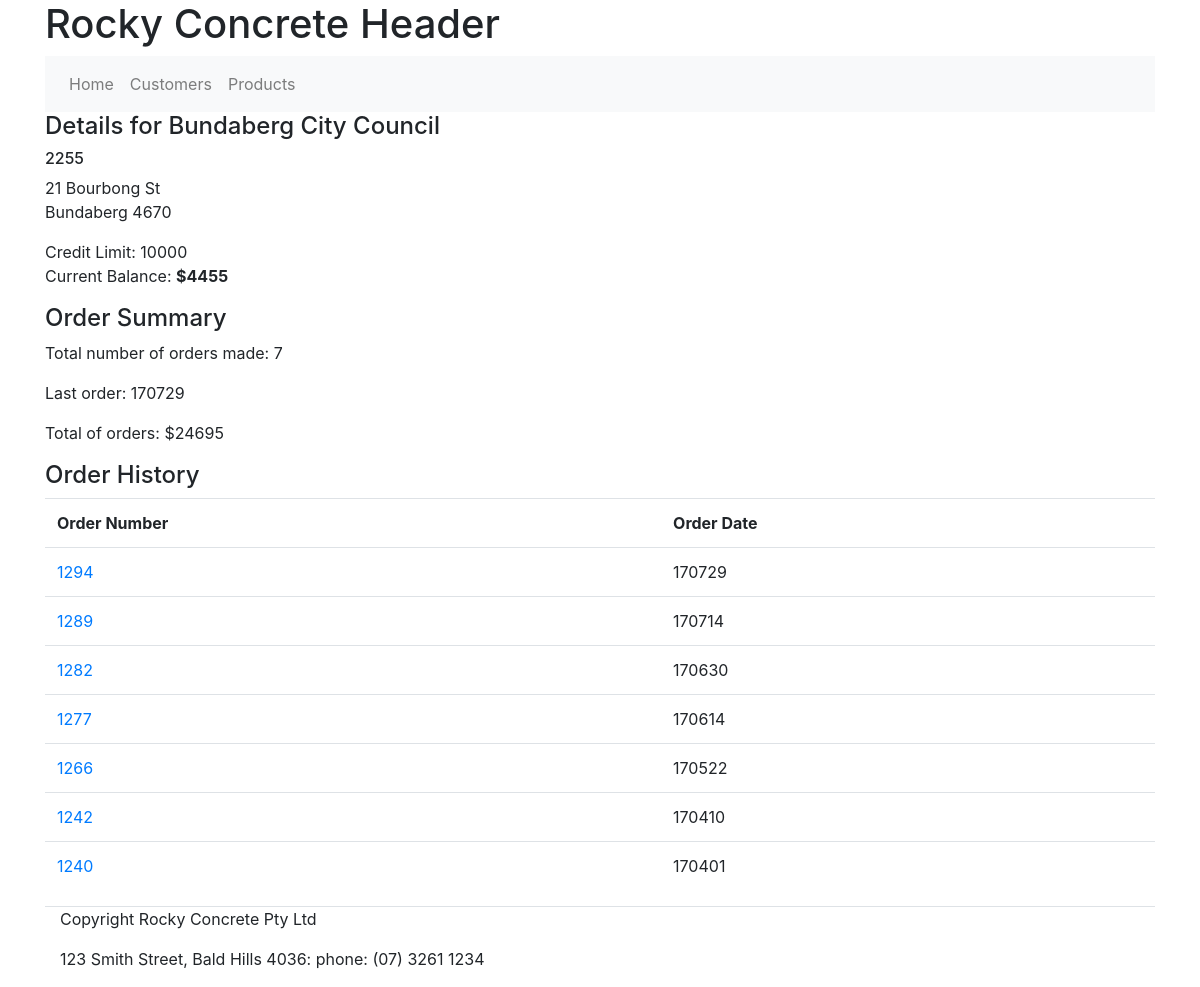
Page /customer_details?cid=2255 on the committed database.
### tables this page shows
CREATE TABLE customers (cust_no int (11) NOT NULL, cust_name varchar (50) NOT NULL, street varchar (50) NOT NULL, town varchar (50) NOT NULL, post_code int (11) NOT NULL, cr_limit decimal (10, 0) NOT NULL, curr_bal decimal (10, 0) NOT NULL);

CREATE TABLE orders (order_no int (11) NOT NULL, order_date int (11) NOT NULL, cust_no int (11) NOT NULL);

### app.py (the view)
@app.route('/customer_details', methods=['GET'])
def customer_details():
    if request.args.get('cid'):
        id = int(request.args.get('cid'))
        sql = """
                select * from customers where cust_no = ?;"""
        cur.execute(sql,(id,))
        customer_results = cur.fetchone()
        sql = """
                select
                    count(distinct o.order_no) as 'order count',
                    max(order_date) as 'last order',
                    sum(order_qty * order_price) as 'total orders'
                from orders o, order_details od
                where o.order_no = od.order_no
                and cust_no = ?;"""
        cur.execute(sql,(id,))
        order_count = cur.fetchone()
        sql = """select * from orders where cust_no = ? order by order_date desc;"""
        cur.execute(sql, (id,))
        orders = cur.fetchall()
        return render_template("customer_details.html", title="Customer Details", cdetails=customer_results, \
                               order_count=order_count, order_history=orders)
    else:
        return redirect(url_for("index"))

### templates/customer_details.html
{% extends 'layout.html' %}
{% block mainContent %}
<h4>Details for {{cdetails['cust_name']}}</h4>
<h6>{{cdetails['cust_no']}}</h6>
<p>{{cdetails['street']}}<br>
{{cdetails['town']}} {{cdetails['post_code']}}</p>
<p>Credit Limit: {{cdetails['cr_limit']}} <br>
    Current Balance: <strong>${{cdetails['curr_bal']}}</strong></p>
<div>
    <h4>Order Summary</h4>
    <p>Total number of orders made: {{order_count['order count']}}</p>
    <p>Last order: {{order_count['last order']}}</p>
    <p>Total of orders: ${{order_count['total orders']}}</p>
</div>
<div>
    <h4>Order History</h4>
    {% if order_history | length > 0 %}
        <table class="table">
            <tr><th>Order Number</th><th>Order Date</th></tr>
        {% for row in order_history %}
            <tr><td><a href="/order_details?oid={{row['order_no']}}">{{row['order_no']}}</a></td><td>{{row['order_date']}}</td></tr>
        {% endfor %}
        </table>
    {% else %}
        <p>No orders for this customer</p>
    {% endif %}
</div>
{% endblock %}

### rows in the picture
customers: cust_name "Bundaberg City Council", cust_no "2255", street "21 Bourbong St", town "Bundaberg", post_code "4670", cr_limit "10000", curr_bal "4455"
orders: order_no "1294", order_date "170729"
orders: order_no "1289", order_date "170714"
orders: order_no "1282", order_date "170630"
orders: order_no "1277", order_date "170614"
orders: order_no "1266", order_date "170522"
orders: order_no "1242", order_date "170410"
orders: order_no "1240", order_date "170401"

### other values in the picture
{{ order_count['order count'] }} "7"
{{ order_count['last order'] }} "170729"
{{ order_count['total orders'] }} "24695"
